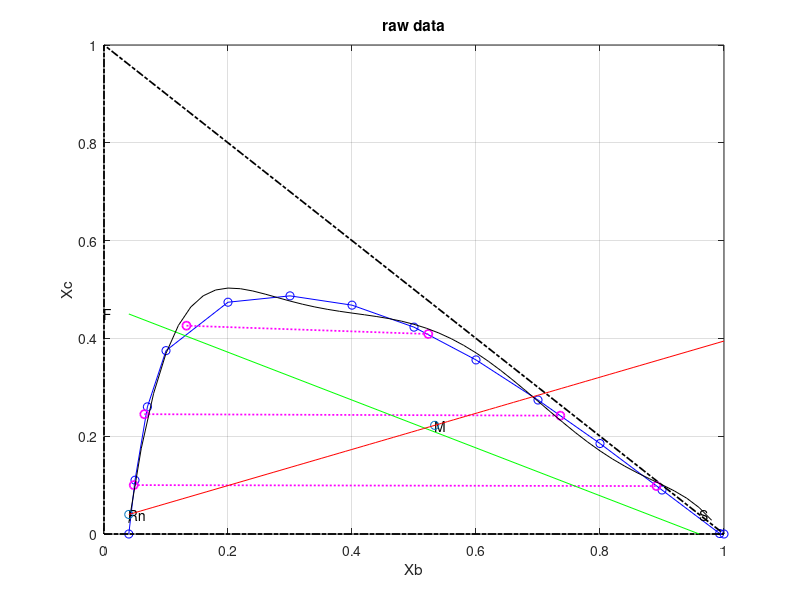

Recreate this plot in MATLAB. (Note: this script raises an error after producing the figure.)
clc;
clear;
B = [0.04 0.05 0.07 0.1 0.2 0.3 0.4 0.5 0.6 0.7 0.8 0.9 0.993 1];
C = [0 0.11 0.26 0.375 0.474 0.487 0.468 0.423 0.356 0.274 0.185 0.09 0.001 0];
A = 1 - B - C;

figure(1)
plot(B,C,'bo-');grid on;
hold on;

plot([0 1 0 0],[0 0 1 0], 'k-.', 'linewidth',1.25);
xlabel('Xb');ylabel('Xc');
title('raw data');

tiexc = [0.1 0.245 0.426];
tiexb = [0.048 0.065 0.133];
tieyc = [0.098 0.242 0.409];
tieyb = [0.891 0.736 0.523];

%% Plotting the tie lines
for i = 1:length(tiexc)
plot([tiexb(i) tieyb(i)], [tiexc(i) tieyc(i)],'mo:','linewidth',1.25);
end

%% Slopes of the tie lines 
tie_slope = zeros(1,length(tiexc));
for i = 1:length(tiexc)
tie_slope(i) = (tieyc(i) - tiexc(i))/(tieyb(i) - tiexb(i));
end

%% Draw the feed line (FS line)
F = [0, 0.45];
S = [0.96, 0.04];
plot(S,F , 'g', 'linewidth', 0.35)
text(0,  0.45,'F');
text(0.96,  0.04,'S');

p1 = polyfit(B,C,6);
X_=0.04001:0.02:1;
f1 = polyval(p1,X_);
plot(X_,f1,'black')

S = 2500;
F = 2000;

xbf = 0;
xcf = 0.45;
Rny = 0.04; %for Rnx need to find x point from LLE curve
%finding Rnx(ybs) point
ep=0.01;
for i=0:0.01:0.5 
    if polyval(p1, i)<=.04+ep && polyval(f1, i)>=.04-ep
%         disp(i);
        Rnx=i;
        text(i,0.04 ,'Rn');
        break;
    end
end

%finding Mx,My points
M = F + S;
ycs = Rny;
ybs = 1-Rny;
My = (F*xcf + S*ycs)/M; % x coordinate of the mixture point
Mx = (F*xbf + S*ybs)/M; % y coordinate of the mixture point
text(Mx,  My,'M');

% drawing the line RnM
plot([Rnx, Mx], [Rny, My], 'o'); 
hold on;
m = (My - Rny) / (Mx - Rnx);% Calculate the slope (m) and y-intercept (b) of the line y = mx + b
b = Rny - m * Rnx;
x_val = linspace(Rnx, 1, 100); 
y_val = m * x_val + b;
plot(x_val, y_val, 'r');

%find intercept of RnM and LLE curve to get E point
% Extract 
syms x y;
[ybe1,yce1] = vpasolve([y == poly2sym(p1), y == m * x + b],[x,y],[.5 1;0 .7]); %range=[x1 x2;y1 y2]
text(ybe1,  yce1,'E');


%Finding FE and RnS lines
%for FE line F(xbf,xcf) E(ybe,yce)
m2 = (yce1 - xcf) / (ybe1 - xbf);
b2 = xcf - m2 * xbf; %intercept
x_val2 = linspace(0, 1.8, 200); 
y_val2 = m2 * x_val2 + b2;
plot(x_val2, y_val2, 'b');
%for RnS line Rn(xbn,xcn)(Rnx,Rny) S(ybs,ycs)
m3 = (ycs - Rny) / (ybs - Rnx);
b3 = Rny - m3 * Rnx;
x_val3 = linspace(0, 1.8, 200); 
y_val3 = m3 * x_val3 + b3;
plot(x_val3, y_val3, 'b'); 


%Finding delta point by solving FE and RnS lines
syms x y;
eq1 = y == m2*x + b2;
eq2 = y == m3*x + b3;
[Px, Py] = solve([eq1, eq2], [x, y]);
text(Px,  Py,'P');


%after gettig E1 we calculate R1(using tie) and then E2(using R1P line) and so on..
stages=3;
xbr = ones(1,stages);xcr = ones(1,stages);
ybe = ones(1,stages);yce = ones(1,stages);
yce(1)=yce1;ybe(1)=ybe1;
syms x y
%Finding the R1 point by using tie line
%find eqation of tieline
for i=1:stages
    if (0 < yce(i)) && (yce(i) <= 0.098) %setting <yce >yce condition by using graph 
    slope = 0 + (yce(i) - 0) * 0 / 0.098; % 0 
    elseif (0.098 < yce(i)) && (yce(i) <= 0.249)
    slope = tie_slope(1) + (yce(i) - 0.098) * (tie_slope(2) - tie_slope(1)) / (0.249 - 0.098);
    elseif (0.249 < yce(i)) && (yce(i) <= 0.409)
    slope = tie_slope(2) + (yce(i) - 0.249) * (tie_slope(3) - tie_slope(2)) / (0.409 - 0.249);
    end
    
    x_vals = linspace(0, ybe(i), 10);
    y_vals = slope * (x_vals - ybe(i) ) + yce(i);
    intercept = (yce(i) - slope * ybe(i)); %y at x_vals=0
    plot(x_vals, y_vals, 'r', 'linewidth', .05);
    
    %find equation R1 point by intercection of tie line and LLE curve
    syms x y;
    [xbr(i),xcr(i)] = vpasolve([y == poly2sym(p1), y == slope * x + intercept],[x,y],[0 .5;0 .7]); %range=[x1 x2;y1 y2]
    text(xbr(i),xcr(i),['R', num2str(i)]);
    
    
    
    %find R1P line and find point E2 by intersection of LLE & R1P
    %lineR1P   R1(xbr1,xcr1) P(Px,Py)
    m4 = (Py - xcr(i)) / (Px - xbr(i));
    b4 = xcr(i) - m4 * xbr(i);
    x_val4 = linspace(0, Px, 200); 
    y_val4 = m4 * x_val4 + b4;
    plot(x_val4, y_val4, 'b'); 
    %find intercept of R1P and LLE curve to get E2 point 
    [ybe(i+1),yce(i+1)] = vpasolve([y == poly2sym(p1), y == m4 * x + b4],[x,y],[.5 1;0 .7]); %range=[x1 x2;y1 y2]
    text(ybe(i+1),  yce(i+1),['E', num2str(i+1)]);
    
end


%to find number of stages need to plot graph of conc oc c in raffinate atevery stage
figure(2)
plot(xcr, '-bo');
xlabel("Number of stages");
ylabel("Solute Fraction in raffinate");
title("Solute Fraction vs no of stages");

disp("from the graph 0.04 fraction of c remain in raffinat after 10 stages")

